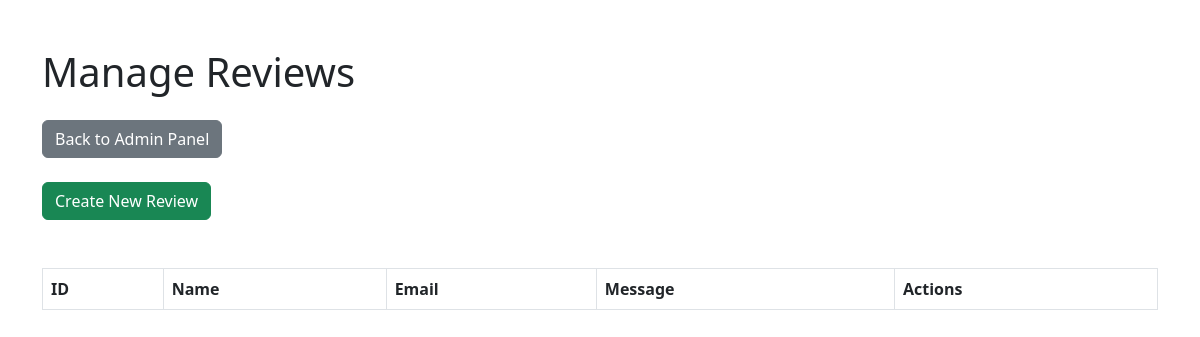
Page /manage_reviews.php on the earlier database version.
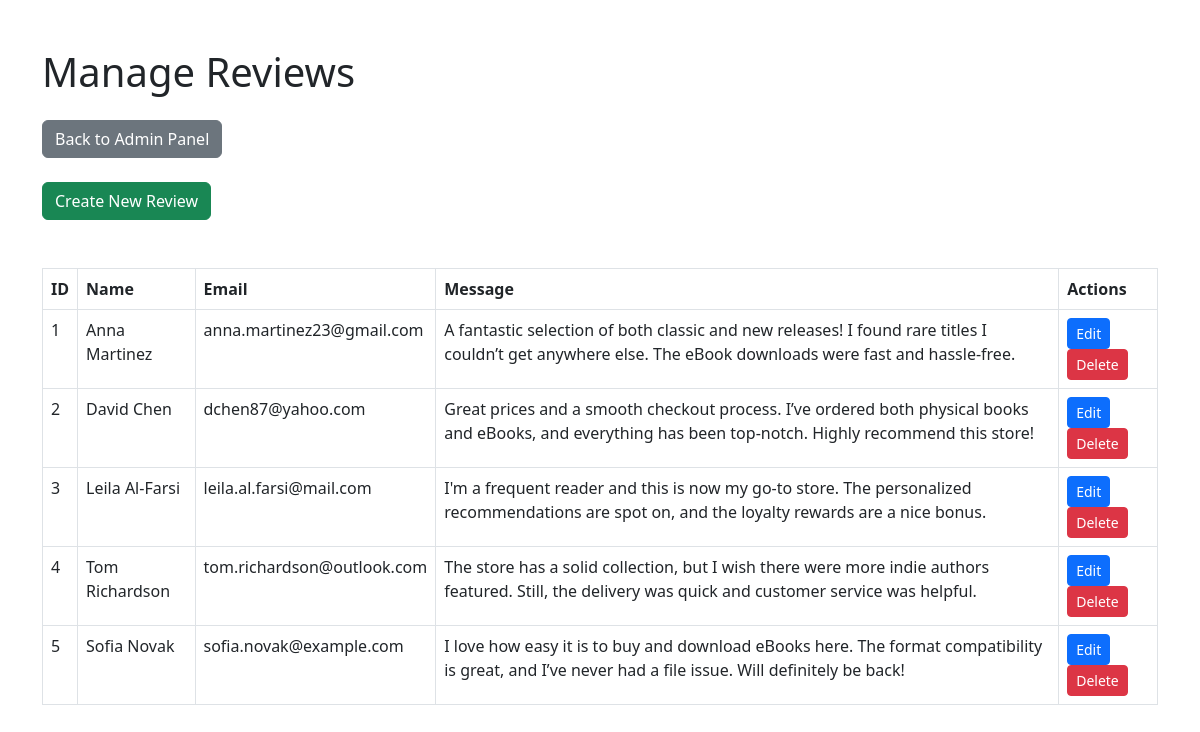
Same page on the later database version.
### tables this page shows
CREATE TABLE IF NOT EXISTS `reviews` (
  `id` INT NOT NULL AUTO_INCREMENT,
  `name` VARCHAR(50) NOT NULL,
  `email` VARCHAR(100) NOT NULL,
  `message` VARCHAR(250) NOT NULL,
  PRIMARY KEY (`id`));

### _inc/classes/Database.php (called while the page is built, shortened)
<?php
class Database {
    private $host = "localhost";
    private $db = "ebook_db";
    private $user = "root";
    private $pass = "";
    private $charset = "utf8";
    private $pdo;
    public function __construct() {
        $dsn = "mysql:host={$this->host};dbname={$this->db};charset={$this->charset}";
        try {
            $this->pdo = new PDO($dsn, $this->user, $this->pass);
            $this->pdo->setAttribute(PDO::ATTR_ERRMODE, PDO::ERRMODE_EXCEPTION);
        } catch (PDOException $e) {
            die('Connection failed: ' . $e->getMessage());
        }
    }
    public function getConnection() {
        return $this->pdo;
    }
}
?>

### _inc/classes/Review.php (called while the page is built, shortened)
<?php
class Review {
    private $db;
    public function __construct(Database $database) {
        $this->db = $database->getConnection();
    }
    public function index() {
        $stmt = $this->db->prepare("SELECT * FROM reviews");
        $stmt->execute();
        return $stmt->fetchAll(PDO::FETCH_ASSOC);
    }
}
?>

### manage_reviews.php (the view, shortened to what this page needs)
<?php
require_once ('_inc/classes/Database.php');
require_once ('_inc/classes/Review.php');
$db = new Database();
$review = new Review($db);
$reviews = $review->index();
?>
<!DOCTYPE html>
<html lang="en">
<head>
    <link rel="stylesheet" href="css/bootstrap.min.css">
</head>
<body>
    <div class="container mt-5">
        <h1 class="mb-4">Manage Reviews</h1>
        <div class="mb-4">
            <a href="admin.php" class="btn btn-secondary">Back to Admin Panel</a>
        </div>
        <a href="create_review.php" class="btn btn-success">Create New Review</a>
        <table class="table table-bordered mt-5">
            <thead>
                <tr>
                    <th>ID</th>
                    <th>Name</th>
                    <th>Email</th>
                    <th>Message</th>
                    <th>Actions</th>
                </tr>
            </thead>
            <tbody>
                <?php foreach ($reviews as $r): ?>
                    <tr>
                        <td><?php echo $r['id']; ?></td>
                        <td><?php echo htmlspecialchars($r['name']); ?></td>
                        <td><?php echo htmlspecialchars($r['email']); ?></td>
                        <td><?php echo htmlspecialchars($r['message']); ?></td>
                        <td>
                            <a href="edit_review.php?id=<?php echo $r['id']; ?>" class="btn btn-primary btn-sm">Edit</a>
                            <a href="manage_reviews.php?delete_id=<?php echo $r['id']; ?>" class="btn btn-danger btn-sm" onclick="return confirm('Are you sure you want to delete this review?')">Delete</a>
                        </td>
                    </tr>
                <?php endforeach; ?>
            </tbody>
        </table>
</body>
</html>

Differences in the rows shown:
added reviews: id "1", name "Anna Martinez", email "anna.martinez23@gmail.com", message "A fantastic selection of both classic and new releases! I found rare titles I couldn’t get anywhere else. The eBook downloads were fast and hassle-free."
added reviews: id "2", name "David Chen", email "dchen87@yahoo.com", message "Great prices and a smooth checkout process. I’ve ordered both physical books and eBooks, and everything has been top-notch. Highly recommend this store!"
added reviews: id "3", name "Leila Al-Farsi", email "leila.al.farsi@mail.com", message "I'm a frequent reader and this is now my go-to store. The personalized recommendations are spot on, and the loyalty rewards are a nice bonus."
added reviews: id "4", name "Tom Richardson", email "tom.richardson@outlook.com", message "The store has a solid collection, but I wish there were more indie authors featured. Still, the delivery was quick and customer service was helpful."
added reviews: id "5", name "Sofia Novak", email "sofia.novak@example.com", message "I love how easy it is to buy and download eBooks here. The format compatibility is great, and I’ve never had a file issue. Will definitely be back!"
